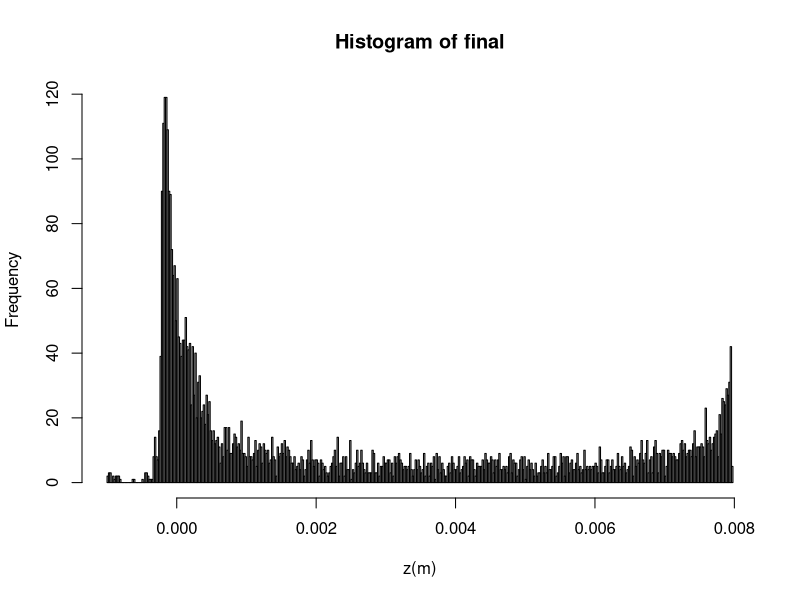
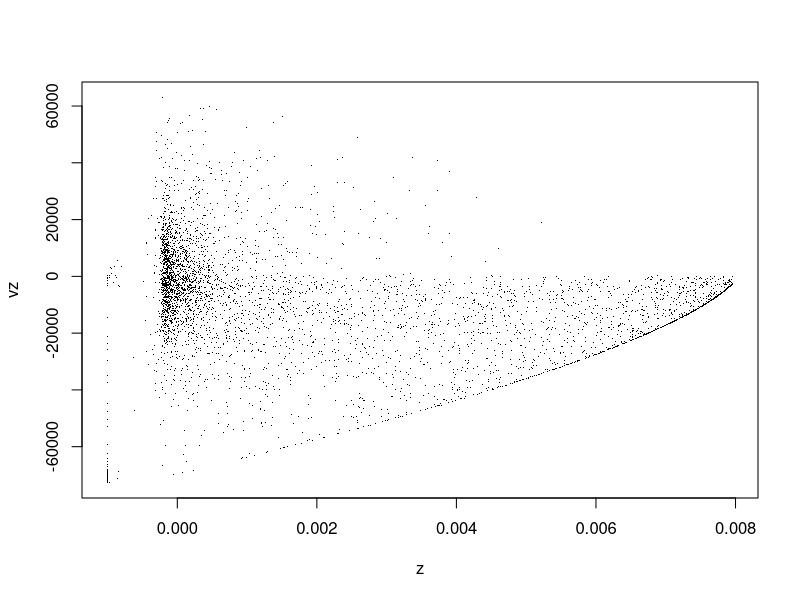

Reproduce these figures in R, in order.
sc <- read.csv("spaceCharge.csv", header=TRUE, colClasses = c("numeric","numeric","numeric"))
colnames(sc) <- c("z","vz","vp")

final <- sc[sc$z>-1.e-3,1]
hist(final, breaks=500, xlab="z(m)" )

plot(with(sc, vz ~ z), pch='.')
